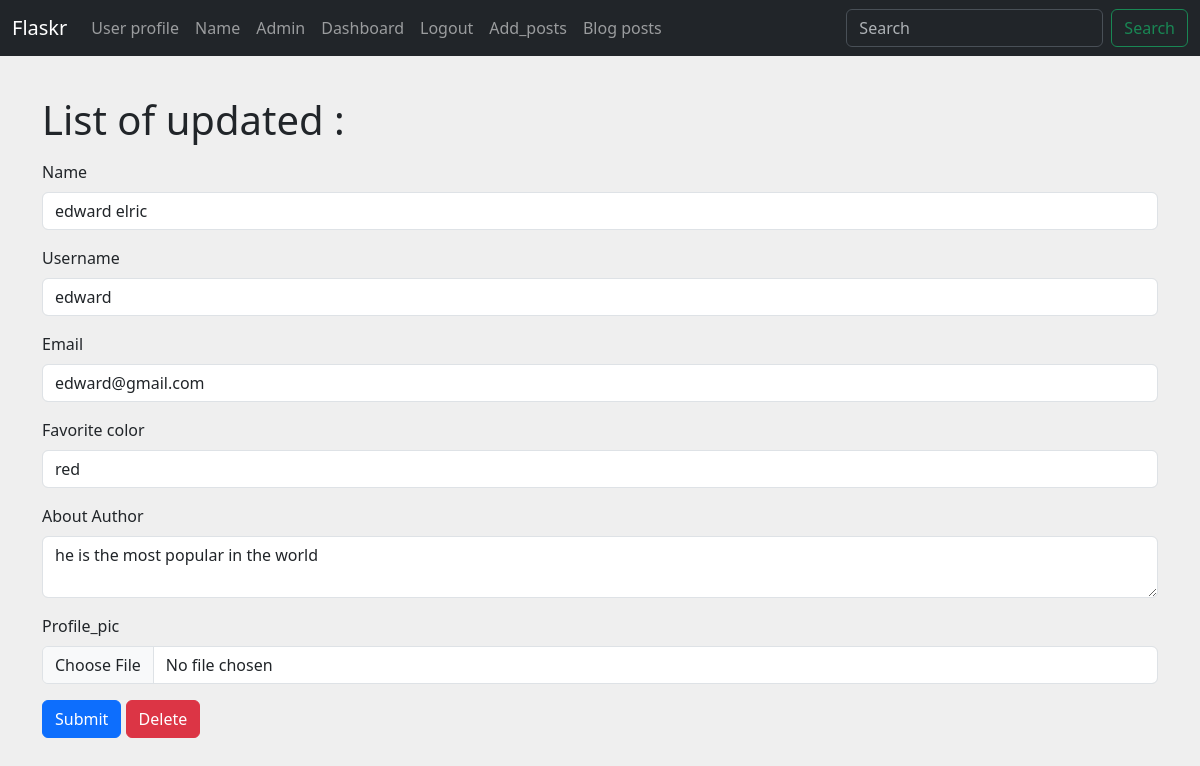
The app's page /update/1 (signed in), older data.
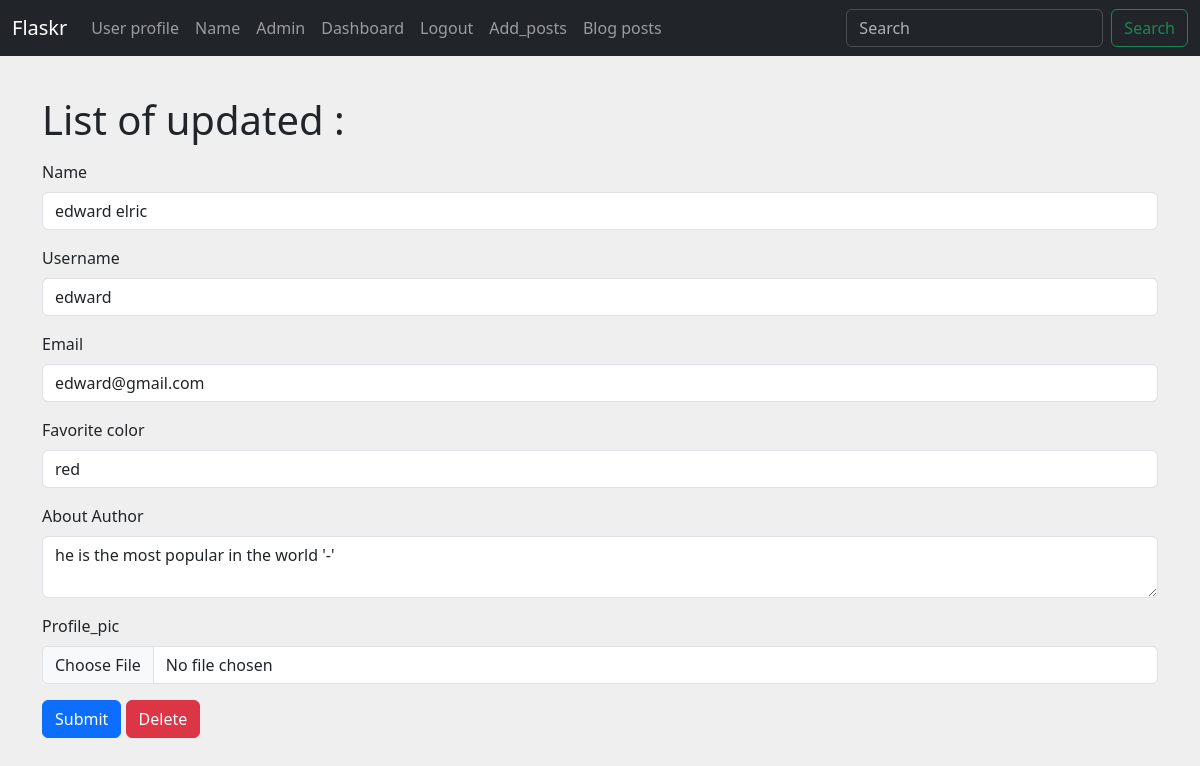
The same page, newer data.
### hello.py (models this page shows, shortened)
class Users(db.Model, UserMixin):
    id = db.Column(db.Integer, primary_key=True)
    username = db.Column(db.String(20), nullable=False, unique=True)
    name = db.Column(db.String(20), nullable=False)
    email = db.Column(db.String(100), nullable=False, unique=True)
    color = db.Column(db.String(100))
    about_author = db.Column(db.Text(500))
    date_added = db.Column(db.Date, default=datetime.utcnow)
    profile_pic = db.Column(db.String(), nullable=True)
    password_hash = db.Column(db.String(120))
    posts = db.relationship('Posts', backref='poster')
    @property
    def password(self):
        raise AttributeError('password is not readable!!!!!!')

### hello.py (the view)
@app.route('/update/<int:id>', methods=['GET', 'POST'])
@login_required
def update(id):
    form = user_form()
    update_name = Users.query.get_or_404(id)
    if request.method == 'POST':
        update_name.name = request.form['name']
        update_name.email = request.form['email']
        update_name.color = request.form['color']
        update_name.username = request.form['username']
        update_name.about_author = request.form['about_author']
        if request.files['profile_pic']:
            update_name.profile_pic = request.files['profile_pic']
            file = secure_filename(update_name.profile_pic.filename)
            uuid_file = str(uuid.uuid1()) + '_' + file
            saver = request.files['profile_pic']
            update_name.profile_pic = uuid_file
            try:
                db.session.commit()
                saver.save(os.path.join(
                    app.config['UPLOAD_FOLDER'], uuid_file))
                flash("user updated !!!")
                return render_template('update.html', form=form, update_name=update_name)
            except:
                flash("Error try again !!!")
                return render_template('update.html', form=form, update_name=update_name)
        else:
            db.session.commit()
            return render_template('dashboard.html', form=form, update_name=update_name)
    else:
        return render_template('update.html', form=form, update_name=update_name, id=id)

### webForm.py
class user_form(FlaskForm):
    name = StringField("Name", validators=[DataRequired()])
    username = StringField("Username", validators=[DataRequired()])
    email = StringField("Email", validators=[DataRequired()])
    color = StringField("Favorite color")
    about_author = TextAreaField("About Author")
    password_hash = PasswordField('Password', validators=[DataRequired(), equal_to('password_hash2', message="password must match")])
    password_hash2 = PasswordField('Confirm password', validators=[DataRequired()])
    profile_pic = FileField("Profile_pic")
    submit = SubmitField('Submit')

class SearchForm(FlaskForm):
    searched = StringField("search", validators=[DataRequired()])
    submit = SubmitField('Submit')

### hello.py (called while the page is built)
@login_manager.user_loader
def load_user(user_id):
    return Users.query.get(int(user_id))

@app.context_processor
def base():
    form = SearchForm()
    return dict(form=form)

### templates/update.html (shortened to what this page needs)
{%extends "base.html"%}
{%block content%}
<br>
{%if id == current_user.id%}
    <h1 class="mt-3">List of updated : </h1>
    <form method="POST" class="mt-3 mb-5" action="/update/{{update_name.id}}" enctype="multipart/form-data">
        {{form.name.label(class='form-label')}}{{form.name(class="form-control mb-3",value=update_name.name)}}
        {{form.username.label(class='form-label')}}{{form.username(class="form-control mb-3",value=update_name.username)}}
        {{form.email.label(class='form-label')}}{{form.email(class="form-control mb-3",value=update_name.email)}}
        {{form.color.label(class='form-label')}}{{form.color(class="form-control mb-3",value=update_name.color)}}
        {{form.about_author.label(class='form-label')}}
        <textarea name="about_author" class="form-control mb-3">{{update_name.about_author}}</textarea>
        {{form.profile_pic.label(class='form-label')}}{{form.profile_pic(class="form-control mb-3",value=update_name.color)}}
        {{form.submit(class='btn btn-primary')}}
        <a href="{{url_for('delete',id=current_user.id)}}" class="btn btn-danger">Delete</a>
    </form>
{%endif%}
{%endblock%}

Row changes from the older to the newer data that the page shows:
changed Users "edward elric": about_author "he is the most popular in the world" → "he is the most popular in the world '-'"
